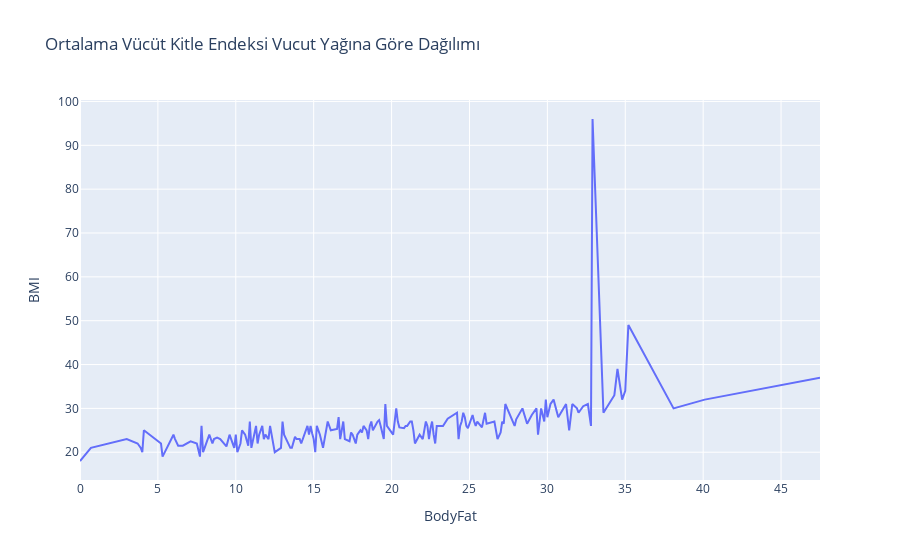

The cell this chart's notebook holds for it:
### Code cell
#ortalama vücut kitle endeksi vücut yağına göre dağılımı
avg_BodyFat_age = df.groupby('BodyFat')['BMI'].mean().reset_index()
plot = px.line(avg_BodyFat_age, x='BodyFat', y='BMI',title = 'Ortalama Vücüt Kitle Endeksi Vucut Yağına Göre Dağılımı')
plot.show()

### Figure 1 — Plotly figure (JSON) as saved in the notebook; plotly's stock layout.template omitted (floating-point values rounded to 4 significant figures; data arrays with more than 128 entries replaced by an {"elided": "..."} marker saying what was removed)
{"data": [{"hovertemplate": "BodyFat=%{x}<br>BMI=%{y}<extra></extra>", "legendgroup": "", "line": {"color": "#636efa", "dash": "solid"}, "marker": {"symbol": "circle"}, "mode": "lines", "name": "", "orientation": "v", "showlegend": false, "type": "scatter", "x": {"elided": "176 float values"}, "xaxis": "x", "y": {"elided": "176 float values"}, "yaxis": "y"}], "layout": {"legend": {"tracegroupgap": 0}, "title": {"text": "Ortalama Vücüt Kitle Endeksi Vucut Yağına Göre Dağılımı"}, "xaxis": {"anchor": "y", "domain": [0, 1], "title": {"text": "BodyFat"}}, "yaxis": {"anchor": "x", "domain": [0, 1], "title": {"text": "BMI"}}}}
